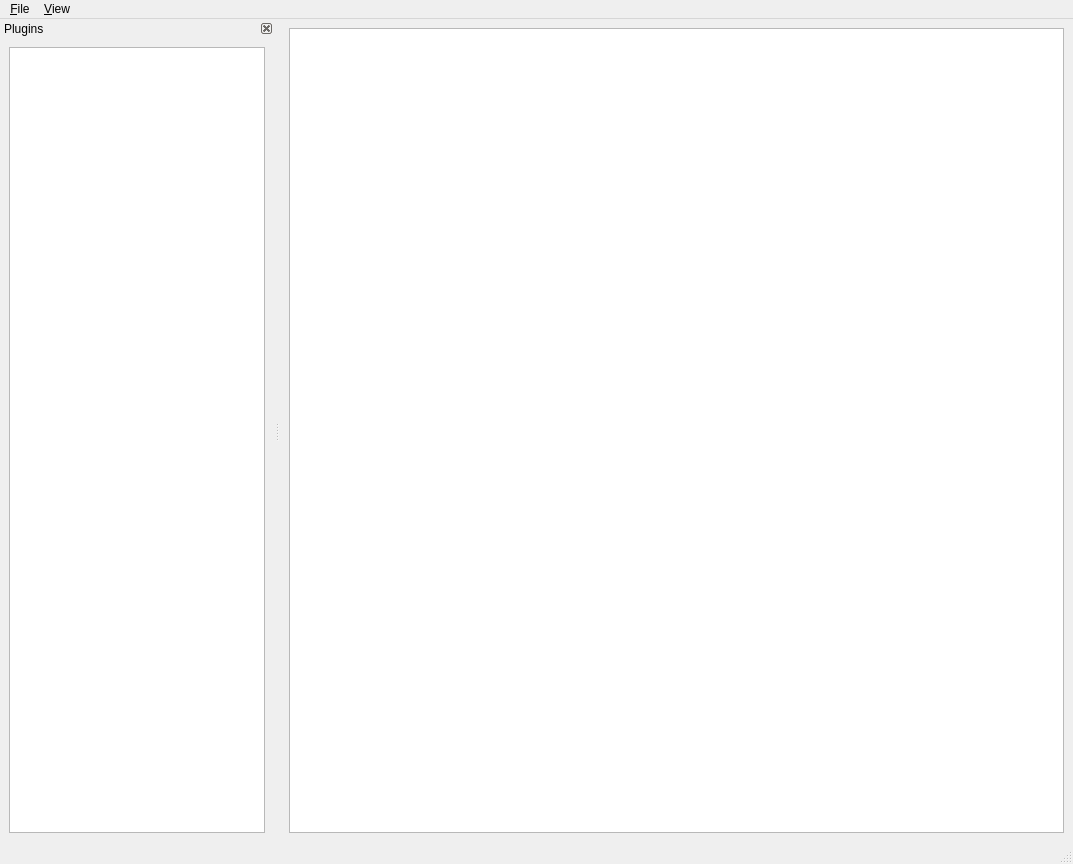
<?xml version="1.0" encoding="UTF-8"?>
<ui version="4.0">
 <class>BatchEditor</class>
 <widget class="QMainWindow" name="BatchEditor">
  <property name="geometry">
   <rect>
    <x>0</x>
    <y>0</y>
    <width>1073</width>
    <height>864</height>
   </rect>
  </property>
  <property name="windowTitle">
   <string>MainWindow</string>
  </property>
  <widget class="QWidget" name="centralwidget">
   <layout class="QVBoxLayout" name="verticalLayout">
    <item>
     <widget class="QGraphicsView" name="gv_flowGraph">
      <property name="renderHints">
       <set>QPainter::TextAntialiasing</set>
      </property>
      <property name="dragMode">
       <enum>QGraphicsView::NoDrag</enum>
      </property>
      <property name="viewportUpdateMode">
       <enum>QGraphicsView::FullViewportUpdate</enum>
      </property>
     </widget>
    </item>
   </layout>
  </widget>
  <widget class="QMenuBar" name="menubar">
   <property name="geometry">
    <rect>
     <x>0</x>
     <y>0</y>
     <width>1073</width>
     <height>29</height>
    </rect>
   </property>
   <widget class="QMenu" name="menu_View">
    <property name="title">
     <string>&amp;View</string>
    </property>
   </widget>
   <widget class="QMenu" name="menu_File">
    <property name="title">
     <string>&amp;File</string>
    </property>
    <addaction name="action_openBatch"/>
    <addaction name="action_saveBatchAs"/>
    <addaction name="action_createNewBatch"/>
   </widget>
   <addaction name="menu_File"/>
   <addaction name="menu_View"/>
  </widget>
  <widget class="QStatusBar" name="statusbar"/>
  <widget class="QDockWidget" name="dock_plugins">
   <property name="features">
    <set>QDockWidget::DockWidgetClosable|QDockWidget::DockWidgetMovable</set>
   </property>
   <property name="windowTitle">
    <string>Plugins</string>
   </property>
   <attribute name="dockWidgetArea">
    <number>1</number>
   </attribute>
   <widget class="QWidget" name="dockWidgetContents">
    <layout class="QVBoxLayout" name="verticalLayout_2">
     <item>
      <widget class="QTreeView" name="tv_plugins">
       <property name="editTriggers">
        <set>QAbstractItemView::NoEditTriggers</set>
       </property>
       <property name="dragEnabled">
        <bool>true</bool>
       </property>
       <property name="dragDropMode">
        <enum>QAbstractItemView::DragOnly</enum>
       </property>
       <attribute name="headerVisible">
        <bool>false</bool>
       </attribute>
      </widget>
     </item>
    </layout>
   </widget>
  </widget>
  <action name="action_showPluginsPanel">
   <property name="checkable">
    <bool>true</bool>
   </property>
   <property name="checked">
    <bool>true</bool>
   </property>
   <property name="text">
    <string>Show &amp;Plugins Panel</string>
   </property>
  </action>
  <action name="action_saveBatchAs">
   <property name="text">
    <string>Save Batch As...</string>
   </property>
  </action>
  <action name="action_openBatch">
   <property name="text">
    <string>Open Batch...</string>
   </property>
  </action>
  <action name="action_createNewBatch">
   <property name="text">
    <string>New Batch</string>
   </property>
  </action>
 </widget>
 <resources/>
 <connections/>
</ui>
